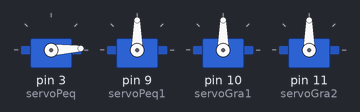
Bench run of a sketch on a simulated Arduino Uno, built with avr-gcc and run on an emulated ATmega328P. Parts: 4 × servo. What the sketch prints to the serial monitor is not drawn.

Above: at 0.05 s.
At 1.35 s:
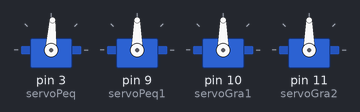
At 2.65 s:
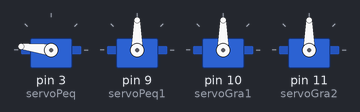
At 5.25 s:
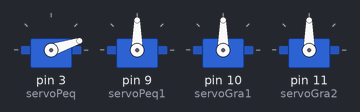
Timing chart, 0 to 7.2 s (numbered marks = the images above):
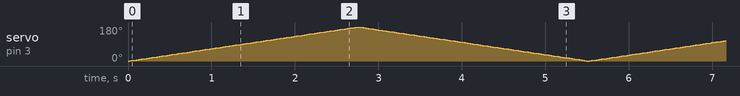

The sketch:

test_servo_peq.ino
```cpp
#include <Servo.h>

// Create a new servo object:
Servo servoPeq;
Servo servoPeq1;
Servo servoGra1;
Servo servoGra2;


// Create a variable to store the servo position:
int pos = 0;

void setup() {
  // Attach the Servo variable to a pin:
  servoPeq.attach(3);
  servoPeq1.attach(9);
  servoGra1.attach(10);
  servoGra2.attach(11);
  Serial.begin(9600);

}

void loop() {
  for (pos = 0; pos <= 180; pos += 1)
   {
      servoPeq.write(pos);
      Serial.println(pos);
      delay(15);
   }

   //varia la posicion de 0 a 180, con esperas de 15ms
   for (pos = 180; pos >= 0; pos -= 1)
   {
      servoPeq.write(pos);
      Serial.println(pos);
      delay(15);
   }
}
```
